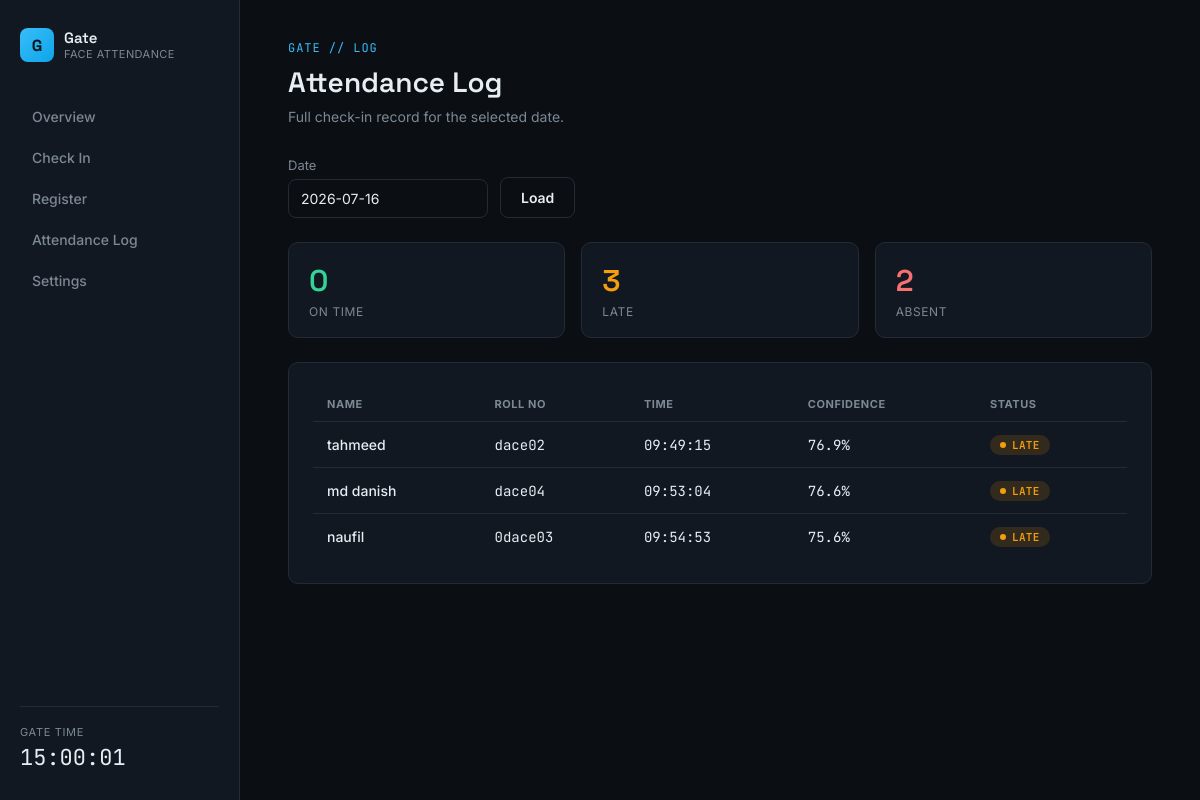
/dashboard, run on the app's committed database.
### tables this page shows
CREATE TABLE attendance (
            id          INTEGER PRIMARY KEY AUTOINCREMENT,
            user_id     INTEGER NOT NULL,
            date        TEXT NOT NULL,
            time        TEXT NOT NULL,
            status      TEXT NOT NULL,       -- 'ON-TIME' or 'LATE'
            confidence  REAL,
            UNIQUE(user_id, date),
            FOREIGN KEY(user_id) REFERENCES users(id)
        );

CREATE TABLE users (
            id          INTEGER PRIMARY KEY AUTOINCREMENT,
            label_id    INTEGER UNIQUE,   -- index used by the CNN's softmax output
            name        TEXT NOT NULL,
            roll_no     TEXT,
            created_at  TEXT NOT NULL,
            sample_count INTEGER DEFAULT 0,
            trained     INTEGER DEFAULT 0
        );

### app.py (the view)
@app.route("/dashboard")
def dashboard_page():
    target_date = request.args.get("date") or date.today().isoformat()
    summary = db.get_attendance_summary(target_date)
    return render_template("dashboard.html", summary=summary)

### database/db.py (called while the page is built)
def get_connection():
    conn = sqlite3.connect(DB_PATH)
    conn.row_factory = sqlite3.Row
    conn.execute("PRAGMA foreign_keys = ON")
    return conn

def list_users():
    conn = get_connection()
    rows = conn.execute("SELECT * FROM users ORDER BY name").fetchall()
    conn.close()
    return [dict(r) for r in rows]

def get_attendance_for_date(target_date=None):
    target_date = target_date or date.today().isoformat()
    conn = get_connection()
    rows = conn.execute("""
        SELECT a.*, u.name, u.roll_no
        FROM attendance a JOIN users u ON a.user_id = u.id
        WHERE a.date = ?
        ORDER BY a.time ASC
    """, (target_date,)).fetchall()
    conn.close()
    return [dict(r) for r in rows]

def get_attendance_summary(target_date=None):
    target_date = target_date or date.today().isoformat()
    rows = get_attendance_for_date(target_date)
    total_users = len(list_users())
    present = len(rows)
    on_time = len([r for r in rows if r["status"] == "ON-TIME"])
    late = len([r for r in rows if r["status"] == "LATE"])
    absent = total_users - present
    return {
        "date": target_date,
        "total_users": total_users,
        "present": present,
        "on_time": on_time,
        "late": late,
        "absent": absent,
        "records": rows
    }

### templates/dashboard.html (shortened to what this page needs)
{% extends "base.html" %}
{% block content %}
<div class="page-head">
    <div class="eyebrow">Gate // Log</div>
    <h1>Attendance Log</h1>
    <p>Full check-in record for the selected date.</p>
</div>
<form method="get" style="display:flex; align-items:flex-end; gap: 12px; margin-bottom: 24px;">
    <div class="field" style="margin-bottom:0; width: 200px;">
        <label for="date">Date</label>
        <input type="text" name="date" id="date" value="{{ summary.date }}" placeholder="YYYY-MM-DD">
    </div>
    <button class="btn secondary" type="submit">Load</button>
</form>
<div class="grid-3" style="margin-bottom: 24px;">
    <div class="stat ok"><div class="num">{{ summary.on_time }}</div><div class="lbl">On Time</div></div>
    <div class="stat warn"><div class="num">{{ summary.late }}</div><div class="lbl">Late</div></div>
    <div class="stat danger"><div class="num">{{ summary.absent }}</div><div class="lbl">Absent</div></div>
</div>
<div class="card">
    {% if summary.records %}
    <table class="board">
        <thead>
            <tr><th>Name</th><th>Roll No</th><th>Time</th><th>Confidence</th><th>Status</th></tr>
        </thead>
        <tbody>
        {% for r in summary.records %}
            <tr>
                <td class="name-cell">{{ r.name }}</td>
                <td>{{ r.roll_no or '—' }}</td>
                <td>{{ r.time }}</td>
                <td>{{ (r.confidence * 100) | round(1) }}%</td>
                <td><span class="badge {{ 'ok' if r.status == 'ON-TIME' else 'warn' }}">{{ r.status }}</span></td>
            </tr>
        {% endfor %}
        </tbody>
    </table>
    {% else %}
    <div class="empty-state">No records for this date.</div>
    {% endif %}
</div>
{% endblock %}

### static/css/style.css (style rules this page uses)
:root { --bg: #0B0F14; --panel: #121821; --panel-2: #171F2A; --border: #232B36; --text: #E6EDF3; --muted: #7C8894; --accent: #38BDF8; --ok: #34D399; --warn: #F59E0B; --danger: #F87171; --radius: 10px; }
* { box-sizing: border-box; }
body { margin: 0; background: var(--bg); color: var(--text); font-family: 'Inter', sans-serif; min-height: 100vh; }
h1, h2, h3 { font-family: 'Space Grotesk', sans-serif; margin: 0; }
.page-head { margin-bottom: 32px; }
.eyebrow { color: var(--accent); font-size: 12px; letter-spacing: 0.08em; text-transform: uppercase; font-family: 'JetBrains Mono', monospace; margin-bottom: 8px; }
.page-head h1 { font-size: 28px; font-weight: 600; }
.page-head p { color: var(--muted); margin-top: 8px; font-size: 14px; max-width: 560px; }
.card { background: var(--panel); border: 1px solid var(--border); border-radius: var(--radius); padding: 24px; }
.grid-3 { display: grid; grid-template-columns: repeat(3, 1fr); gap: 16px; }
.stat { background: var(--panel); border: 1px solid var(--border); border-radius: var(--radius); padding: 18px 20px; }
.stat .num { font-family: 'Space Grotesk', sans-serif; font-size: 30px; font-weight: 600; }
.stat .lbl { color: var(--muted); font-size: 12px; text-transform: uppercase; letter-spacing: 0.05em; margin-top: 4px; }
.stat.ok .num { color: var(--ok); }
.stat.warn .num { color: var(--warn); }
.stat.danger .num { color: var(--danger); }
label { display: block; font-size: 13px; color: var(--muted); margin-bottom: 6px; }
input[type="text"], input[type="time"], input[type="number"], select { width: 100%; background: var(--bg); border: 1px solid var(--border); border-radius: 8px; padding: 10px 12px; color: var(--text); font-size: 14px; font-family: inherit; }
.field { margin-bottom: 18px; }
.btn { display: inline-flex; align-items: center; gap: 8px; background: var(--accent); color: #04141C; border: none; border-radius: 8px; padding: 11px 20px; font-weight: 600; font-size: 14px; cursor: pointer; font-family: 'Inter', sans-serif; transition: opacity 0.15s; }
.btn.secondary { background: transparent; color: var(--text); border: 1px solid var(--border); }
.board { width: 100%; border-collapse: collapse; font-size: 14px; }
.board th { text-align: left; color: var(--muted); font-size: 11px; text-transform: uppercase; letter-spacing: 0.05em; padding: 10px 14px; border-bottom: 1px solid var(--border); }
.board td { padding: 12px 14px; border-bottom: 1px solid var(--border); font-family: 'JetBrains Mono', monospace; }
.board tr:last-child td { border-bottom: none; }
.board td.name-cell { font-family: 'Inter', sans-serif; font-weight: 500; }
.badge { display: inline-flex; align-items: center; gap: 6px; padding: 3px 10px; border-radius: 999px; font-size: 11px; font-weight: 600; font-family: 'JetBrains Mono', monospace; letter-spacing: 0.03em; }
.badge.warn { background: rgba(245, 158, 11, 0.14); color: var(--warn); }
.badge::before { content: ''; width: 6px; height: 6px; border-radius: 50%; background: currentColor; }

### data on the page
attendance: name "tahmeed", roll_no "dace02", time "09:49:15", (r.confidence*100)|round(1) "76.9", status "LATE"
attendance: name "md danish", roll_no "dace04", time "09:53:04", (r.confidence*100)|round(1) "76.6", status "LATE"
attendance: name "naufil", roll_no "0dace03", time "09:54:53", (r.confidence*100)|round(1) "75.6", status "LATE"

### other printed values
{{ summary.on_time }} "0"
{{ summary.late }} "3"
{{ summary.absent }} "2"
